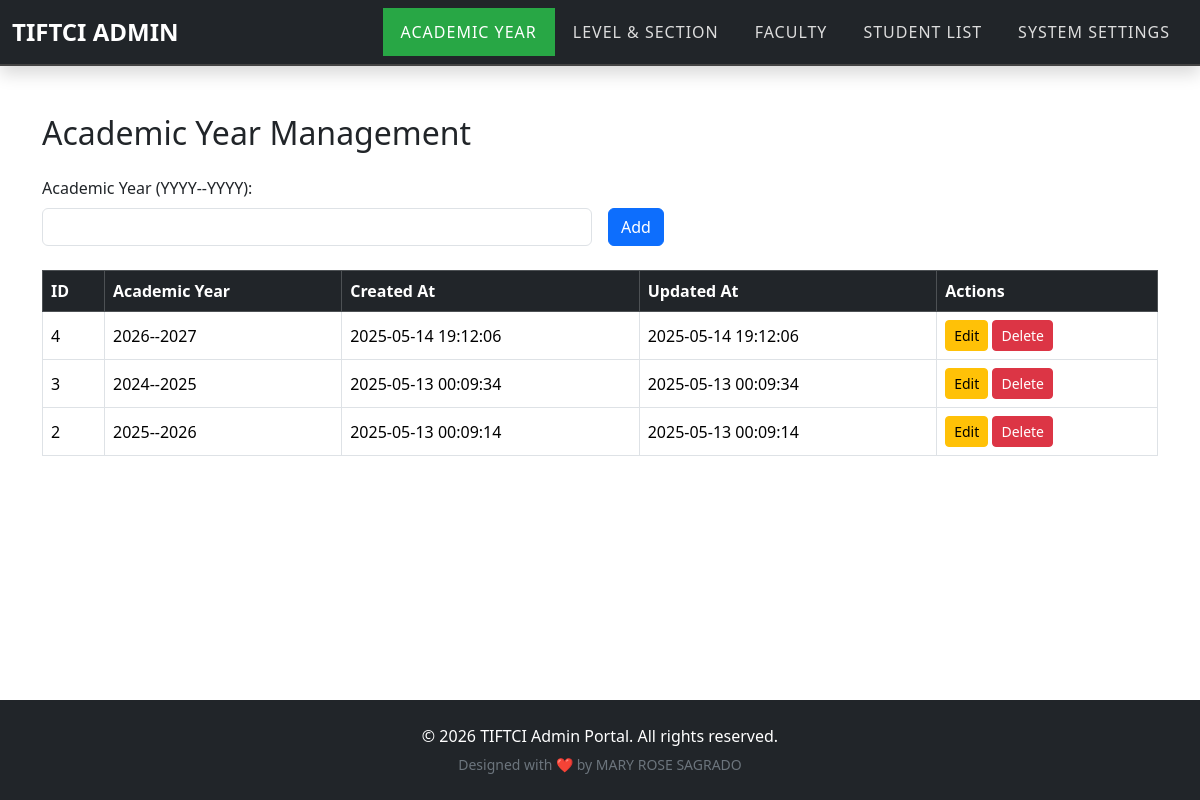
Page /academic_year.php on the committed database.
### tables this page shows
CREATE TABLE `academic_year` (
  `id` int(11) NOT NULL,
  `year` varchar(20) NOT NULL,
  `created_at` timestamp NOT NULL DEFAULT current_timestamp(),
  `updated_at` timestamp NOT NULL DEFAULT current_timestamp() ON UPDATE current_timestamp()
);

### academic_year.php (the view, shortened to what this page needs)
<?php
include 'db.php';
$query = "SELECT * FROM academic_year ORDER BY id DESC";
$result = $conn->query($query);
?>
<!DOCTYPE html>
<html lang="en">
<head>
    <link href="https://cdn.jsdelivr.net/npm/bootstrap@5.3.3/dist/css/bootstrap.min.css" rel="stylesheet">
    <link href="nav.css" rel="stylesheet">
</head>
<body>
<nav class="navbar navbar-expand-lg navbar-dark bg-dark shadow">
    <div class="container-fluid">
        <a class="navbar-brand fw-bold" href="admin_dashboard.php">TIFTCI Admin</a>
        <div class="collapse navbar-collapse justify-content-end" id="navbarNav">
            <ul class="navbar-nav">
                <li class="nav-item"><a class="nav-link active" href="academic_year.php">Academic Year</a></li>
                <li class="nav-item"><a class="nav-link" href="level_section.php">Level & Section</a></li>
                <li class="nav-item"><a class="nav-link" href="faculty.php">Faculty</a></li>
                <li class="nav-item"><a class="nav-link" href="students.php">Student List</a></li>
                <li class="nav-item"><a class="nav-link" href="system_settings.php">System Settings</a></li>
            </ul>
        </div>
    </div>
</nav>
<div class="container py-5">
    <h2 class="mb-4">Academic Year Management</h2>
    <form method="POST" class="row g-3 mb-4">
        <div class="col-md-6">
            <label class="form-label">Academic Year (YYYY--YYYY):</label>
            <input type="text" class="form-control" name="year" required pattern="\d{4}--\d{4}">
        </div>
        <div class="col-md-6 d-flex align-items-end">
            <button type="submit" class="btn btn-primary" name="add_year">Add</button>
        </div>
    </form>
    <div class="table-responsive">
        <table class="table table-bordered table-hover align-middle">
            <thead class="table-dark">
                <tr>
                    <th>ID</th>
                    <th>Academic Year</th>
                    <th>Created At</th>
                    <th>Updated At</th>
                    <th>Actions</th>
                </tr>
            </thead>
            <tbody>
                <?php while ($row = $result->fetch_assoc()): ?>
                    <tr>
                        <td><?= $row['id'] ?></td>
                        <td>
                            <?php if (isset($_GET['edit']) && $_GET['edit'] == $row['id']): ?>
                                <form method="POST" class="d-flex">
                                    <input type="hidden" name="edit_id" value="<?= $row['id'] ?>">
                                    <input type="text" name="edit_year_val" value="<?= htmlspecialchars($row['year']) ?>" class="form-control me-2" required pattern="\d{4}--\d{4}">
                                    <button type="submit" class="btn btn-success" name="edit_year">Update</button>
                                </form>
                            <?php else: ?>
                                <?= htmlspecialchars($row['year']) ?>
                            <?php endif; ?>
                        </td>
                        <td><?= $row['created_at'] ?></td>
                        <td><?= $row['updated_at'] ?></td>
                        <td>
                            <a href="?edit=<?= $row['id'] ?>" class="btn btn-sm btn-warning">Edit</a>
                            <a href="?delete=<?= $row['id'] ?>" class="btn btn-sm btn-danger" onclick="return confirm('Delete this year?')">Delete</a>
                        </td>
                    </tr>
                <?php endwhile; ?>
            </tbody>
        </table>
    </div>
</div>
<footer class="bg-dark text-white text-center py-4">
    <div class="container">
        <p class="mb-1">&copy; <?= date("Y") ?> TIFTCI Admin Portal. All rights reserved.</p>
        <small class="text-secondary">Designed with ❤️ by MARY ROSE SAGRADO</small>
    </div>
</footer>
</body>
</html>

### nav.css (style rules this page uses)
.navbar { border-bottom: 2px solid #444; background-color: #343a40; }
.navbar-brand { font-size: 1.5rem; color: #fff; font-weight: bold; text-transform: uppercase; }
.navbar-nav .nav-item .nav-link { color: #ddd; padding: 12px 18px; font-size: 1rem; text-transform: uppercase; letter-spacing: 1px; }
.navbar-nav .nav-item .nav-link.active { color: #fff; background-color: #28a745; }
.navbar-collapse { flex-grow: 0; }
html, body { height: 100%; margin: 0; padding: 0; display: flex; flex-direction: column; }
.container { flex: 1; }
footer { background-color: #212529; color: white; text-align: center; padding: 1rem 0; }

### rows in the picture
academic_year: id "4", year "2026--2027", created_at "2025-05-14 19:12:06", updated_at "2025-05-14 19:12:06"
academic_year: id "3", year "2024--2025", created_at "2025-05-13 00:09:34", updated_at "2025-05-13 00:09:34"
academic_year: id "2", year "2025--2026", created_at "2025-05-13 00:09:14", updated_at "2025-05-13 00:09:14"
